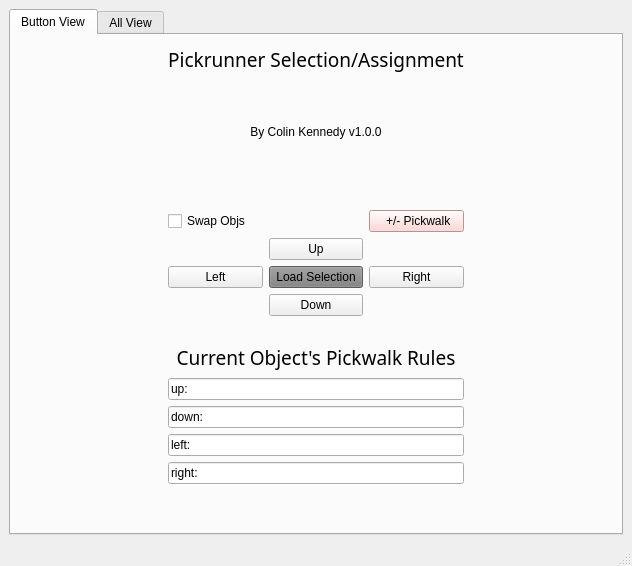
<?xml version="1.0" encoding="UTF-8"?>
<ui version="4.0">
 <class>MainWindow</class>
 <widget class="QMainWindow" name="MainWindow">
  <property name="geometry">
   <rect>
    <x>0</x>
    <y>0</y>
    <width>632</width>
    <height>566</height>
   </rect>
  </property>
  <property name="windowTitle">
   <string>MainWindow</string>
  </property>
  <widget class="QWidget" name="centralwidget">
   <layout class="QGridLayout" name="gridLayout_2">
    <item row="0" column="0">
     <widget class="QTabWidget" name="tabWidget">
      <property name="currentIndex">
       <number>0</number>
      </property>
      <widget class="QWidget" name="buttonView_tp">
       <attribute name="title">
        <string>Button View</string>
       </attribute>
       <layout class="QGridLayout" name="gridLayout_3">
        <item row="3" column="1" colspan="2">
         <layout class="QGridLayout" name="selection_gridLayout" columnstretch="0,0,0">
          <item row="2" column="0">
           <widget class="QPushButton" name="left_pb">
            <property name="text">
             <string>Left</string>
            </property>
           </widget>
          </item>
          <item row="2" column="2">
           <widget class="QPushButton" name="right_pb">
            <property name="text">
             <string>Right</string>
            </property>
           </widget>
          </item>
          <item row="1" column="1">
           <widget class="QPushButton" name="up_pb">
            <property name="maximumSize">
             <size>
              <width>16777215</width>
              <height>16777215</height>
             </size>
            </property>
            <property name="text">
             <string>Up</string>
            </property>
           </widget>
          </item>
          <item row="3" column="1">
           <widget class="QPushButton" name="down_pb">
            <property name="maximumSize">
             <size>
              <width>16777215</width>
              <height>16777215</height>
             </size>
            </property>
            <property name="layoutDirection">
             <enum>Qt::LeftToRight</enum>
            </property>
            <property name="text">
             <string>Down</string>
            </property>
           </widget>
          </item>
          <item row="2" column="1">
           <widget class="QPushButton" name="loadSelection_pb">
            <property name="styleSheet">
             <string notr="true">background-color: gray;</string>
            </property>
            <property name="text">
             <string>Load Selection</string>
            </property>
           </widget>
          </item>
          <item row="0" column="2">
           <widget class="QPushButton" name="assignLayout_pb">
            <property name="maximumSize">
             <size>
              <width>16777215</width>
              <height>16777215</height>
             </size>
            </property>
            <property name="layoutDirection">
             <enum>Qt::LeftToRight</enum>
            </property>
            <property name="styleSheet">
             <string notr="true">background-color: #ffcccc;</string>
            </property>
            <property name="text">
             <string> +/- Pickwalk</string>
            </property>
           </widget>
          </item>
          <item row="0" column="0">
           <widget class="QCheckBox" name="checkBox">
            <property name="toolTip">
             <string>&lt;html&gt;&lt;head/&gt;&lt;body&gt;&lt;p&gt;Enables a two-way connection betweens the loaded object and the selected object. (assigning to the one direction also assigns to that selection object's opposite direction)&lt;/p&gt;&lt;/body&gt;&lt;/html&gt;</string>
            </property>
            <property name="whatsThis">
             <string>&lt;html&gt;&lt;head/&gt;&lt;body&gt;&lt;p&gt;If this checkbox is off, when you connect objects, the connection is only one way. Enabling this ensures a two-way connection&lt;/p&gt;&lt;/body&gt;&lt;/html&gt;</string>
            </property>
            <property name="text">
             <string>Swap Objs</string>
            </property>
           </widget>
          </item>
         </layout>
        </item>
        <item row="3" column="0">
         <spacer name="horizontalSpacer">
          <property name="orientation">
           <enum>Qt::Horizontal</enum>
          </property>
          <property name="sizeHint" stdset="0">
           <size>
            <width>91</width>
            <height>20</height>
           </size>
          </property>
         </spacer>
        </item>
        <item row="3" column="3">
         <spacer name="horizontalSpacer_2">
          <property name="orientation">
           <enum>Qt::Horizontal</enum>
          </property>
          <property name="sizeHint" stdset="0">
           <size>
            <width>91</width>
            <height>20</height>
           </size>
          </property>
         </spacer>
        </item>
        <item row="5" column="1" colspan="2">
         <widget class="QLabel" name="currentObjPickwalkRules_l">
          <property name="maximumSize">
           <size>
            <width>16777215</width>
            <height>30</height>
           </size>
          </property>
          <property name="font">
           <font>
            <family>Minion Pro SmBd</family>
            <pointsize>14</pointsize>
           </font>
          </property>
          <property name="text">
           <string>Current Object's Pickwalk Rules</string>
          </property>
          <property name="alignment">
           <set>Qt::AlignCenter</set>
          </property>
         </widget>
        </item>
        <item row="7" column="1" colspan="2">
         <widget class="QLineEdit" name="down_le">
          <property name="text">
           <string>down: </string>
          </property>
         </widget>
        </item>
        <item row="9" column="1" colspan="2">
         <widget class="QLineEdit" name="right_le">
          <property name="text">
           <string>right: </string>
          </property>
         </widget>
        </item>
        <item row="8" column="1" colspan="2">
         <widget class="QLineEdit" name="left_le">
          <property name="text">
           <string>left: </string>
          </property>
         </widget>
        </item>
        <item row="0" column="1" colspan="2">
         <widget class="QLabel" name="appTitle_l">
          <property name="maximumSize">
           <size>
            <width>16777215</width>
            <height>30</height>
           </size>
          </property>
          <property name="font">
           <font>
            <family>Minion Pro SmBd</family>
            <pointsize>14</pointsize>
            <weight>50</weight>
            <bold>false</bold>
           </font>
          </property>
          <property name="text">
           <string>Pickrunner Selection/Assignment</string>
          </property>
          <property name="alignment">
           <set>Qt::AlignCenter</set>
          </property>
         </widget>
        </item>
        <item row="6" column="1" colspan="2">
         <widget class="QLineEdit" name="up_le">
          <property name="text">
           <string>up: </string>
          </property>
         </widget>
        </item>
        <item row="1" column="1" colspan="2">
         <widget class="QLabel" name="appSubtitle_l">
          <property name="text">
           <string>By Colin Kennedy v1.0.0</string>
          </property>
          <property name="alignment">
           <set>Qt::AlignCenter</set>
          </property>
         </widget>
        </item>
        <item row="10" column="1" colspan="2">
         <spacer name="verticalSpacer_5">
          <property name="orientation">
           <enum>Qt::Vertical</enum>
          </property>
          <property name="sizeType">
           <enum>QSizePolicy::Fixed</enum>
          </property>
          <property name="sizeHint" stdset="0">
           <size>
            <width>10</width>
            <height>40</height>
           </size>
          </property>
         </spacer>
        </item>
        <item row="4" column="1" colspan="2">
         <spacer name="verticalSpacer_6">
          <property name="orientation">
           <enum>Qt::Vertical</enum>
          </property>
          <property name="sizeType">
           <enum>QSizePolicy::Fixed</enum>
          </property>
          <property name="sizeHint" stdset="0">
           <size>
            <width>20</width>
            <height>20</height>
           </size>
          </property>
         </spacer>
        </item>
        <item row="2" column="1" colspan="2">
         <spacer name="verticalSpacer_2">
          <property name="orientation">
           <enum>Qt::Vertical</enum>
          </property>
          <property name="sizeType">
           <enum>QSizePolicy::Fixed</enum>
          </property>
          <property name="sizeHint" stdset="0">
           <size>
            <width>278</width>
            <height>20</height>
           </size>
          </property>
         </spacer>
        </item>
       </layout>
      </widget>
      <widget class="QWidget" name="allView_tp">
       <attribute name="title">
        <string>All View</string>
       </attribute>
       <layout class="QGridLayout" name="gridLayout_5">
        <item row="0" column="0">
         <layout class="QGridLayout" name="connectionTree_gridLayout" rowstretch="0,0,0,0,0,0,0,0" columnstretch="1,0,0">
          <item row="3" column="2">
           <spacer name="verticalSpacer_4">
            <property name="orientation">
             <enum>Qt::Vertical</enum>
            </property>
            <property name="sizeType">
             <enum>QSizePolicy::Fixed</enum>
            </property>
            <property name="sizeHint" stdset="0">
             <size>
              <width>20</width>
              <height>20</height>
             </size>
            </property>
           </spacer>
          </item>
          <item row="2" column="1">
           <spacer name="horizontalSpacer_3">
            <property name="orientation">
             <enum>Qt::Horizontal</enum>
            </property>
            <property name="sizeType">
             <enum>QSizePolicy::Fixed</enum>
            </property>
            <property name="sizeHint" stdset="0">
             <size>
              <width>5</width>
              <height>20</height>
             </size>
            </property>
           </spacer>
          </item>
          <item row="1" column="0" rowspan="7">
           <widget class="QTreeView" name="treeView_tw"/>
          </item>
          <item row="1" column="2">
           <widget class="QPushButton" name="add_pb">
            <property name="text">
             <string>Add</string>
            </property>
           </widget>
          </item>
          <item row="4" column="2">
           <widget class="QPushButton" name="moveUp_pb">
            <property name="text">
             <string>Move Up</string>
            </property>
           </widget>
          </item>
          <item row="2" column="2">
           <widget class="QPushButton" name="delete_pb">
            <property name="text">
             <string>Delete</string>
            </property>
           </widget>
          </item>
          <item row="5" column="2">
           <widget class="QPushButton" name="moveDown_pb">
            <property name="text">
             <string>Move Down</string>
            </property>
           </widget>
          </item>
          <item row="0" column="0">
           <widget class="QLabel" name="existingSceneConnections_l">
            <property name="maximumSize">
             <size>
              <width>16777215</width>
              <height>20</height>
             </size>
            </property>
            <property name="font">
             <font>
              <family>Minion Pro SmBd</family>
              <pointsize>14</pointsize>
              <weight>50</weight>
              <bold>false</bold>
             </font>
            </property>
            <property name="layoutDirection">
             <enum>Qt::LeftToRight</enum>
            </property>
            <property name="text">
             <string>Existing Scene Connections</string>
            </property>
            <property name="alignment">
             <set>Qt::AlignCenter</set>
            </property>
           </widget>
          </item>
          <item row="7" column="2">
           <widget class="QPushButton" name="moveRight_pb">
            <property name="text">
             <string>Move Right</string>
            </property>
           </widget>
          </item>
          <item row="6" column="2">
           <widget class="QPushButton" name="moveLeft_pb">
            <property name="text">
             <string>Move Left</string>
            </property>
           </widget>
          </item>
         </layout>
        </item>
       </layout>
      </widget>
     </widget>
    </item>
   </layout>
  </widget>
  <widget class="QMenuBar" name="menubar">
   <property name="geometry">
    <rect>
     <x>0</x>
     <y>0</y>
     <width>632</width>
     <height>25</height>
    </rect>
   </property>
  </widget>
  <widget class="QStatusBar" name="statusbar"/>
 </widget>
 <resources/>
 <connections/>
</ui>
